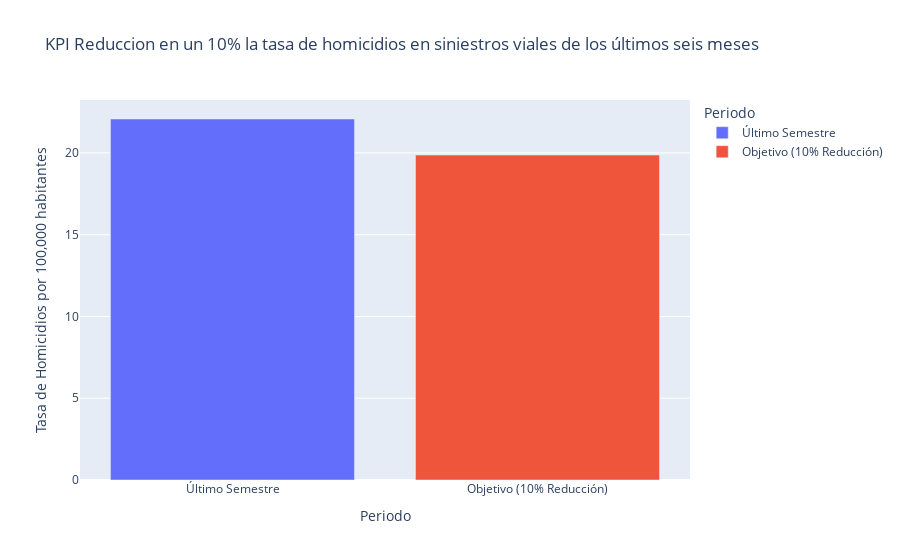

Notebook code for this chart:
### Code cell
kpi_reduccion = pd.DataFrame({
    'Periodo': ['Último Semestre', 'Objetivo (10% Reducción)'],
    'Tasa de Homicidios': [tasa_homicidios_ultimo_semestre, reduccion]
})

fig = px.bar(kpi_reduccion, x='Periodo', y='Tasa de Homicidios', color='Periodo',
             labels={'Tasa de Homicidios': 'Tasa de Homicidios por 100,000 habitantes'},
             title='KPI Reduccion en un 10% la tasa de homicidios en siniestros viales de los últimos seis meses')

fig.show()

### Figure 1 — Plotly figure (JSON) as saved in the notebook; plotly's stock layout.template omitted (floating-point values rounded to 4 significant figures)
{"data": [{"alignmentgroup": "True", "hovertemplate": "Periodo=%{x}<br>Tasa de Homicidios por 100,000 habitantes=%{y}<extra></extra>", "legendgroup": "Último Semestre", "marker": {"color": "#636efa", "pattern": {"shape": ""}}, "name": "Último Semestre", "offsetgroup": "Último Semestre", "orientation": "v", "showlegend": true, "textposition": "auto", "type": "bar", "x": ["Último Semestre"], "xaxis": "x", "y": [22.07], "yaxis": "y"}, {"alignmentgroup": "True", "hovertemplate": "Periodo=%{x}<br>Tasa de Homicidios por 100,000 habitantes=%{y}<extra></extra>", "legendgroup": "Objetivo (10% Reducción)", "marker": {"color": "#EF553B", "pattern": {"shape": ""}}, "name": "Objetivo (10% Reducción)", "offsetgroup": "Objetivo (10% Reducción)", "orientation": "v", "showlegend": true, "textposition": "auto", "type": "bar", "x": ["Objetivo (10% Reducción)"], "xaxis": "x", "y": [19.86], "yaxis": "y"}], "layout": {"barmode": "relative", "legend": {"title": {"text": "Periodo"}, "tracegroupgap": 0}, "title": {"text": "KPI Reduccion en un 10% la tasa de homicidios en siniestros viales de los últimos seis meses"}, "xaxis": {"anchor": "y", "categoryarray": ["Último Semestre", "Objetivo (10% Reducción)"], "categoryorder": "array", "domain": [0, 1], "title": {"text": "Periodo"}}, "yaxis": {"anchor": "x", "domain": [0, 1], "title": {"text": "Tasa de Homicidios por 100,000 habitantes"}}}}
